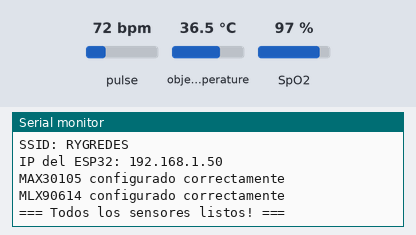
The sketch below on a simulated ESP32. Shown: the last lines printed to the serial monitor. Inputs (shaded band) come from the test bench; at power-on: pulse 72 bpm, object temperature 36.5 °C, SpO2 97 %. WiFi joins after 1.5 s; servers stay silent unless stated; uploads are accepted with an empty reply; the local clock reads 2024-03-15 10:24:30 at power-on unless the sketch sets it.

Above: at 3.8 s.
3.9 s: pulse set to 42 bpm
At 5.7 s:
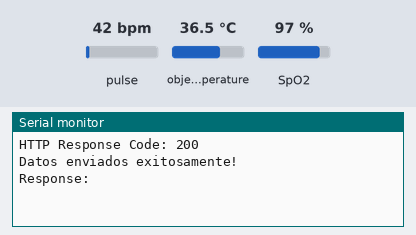
6.1 s: object temperature set to 20 °C
At 7.08 s:
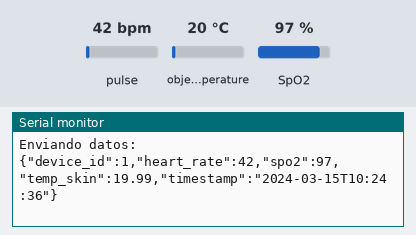
7.6 s: SpO2 set to 80 %
At 9.38 s:
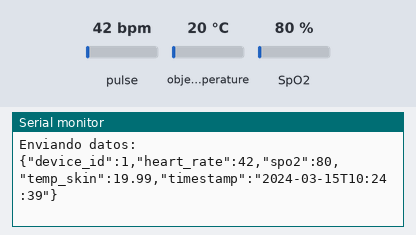

Measured:
- after the input at 3.9 s, the serial monitor: prints a new line after 0.73 s (image 1)
- after the input at 6.1 s, the serial monitor: prints a new line after 0.82 s (image 2)
- after the input at 7.6 s, the serial monitor: prints a new line after 1.6 s (image 3)

The sketch:

esp32.ino
```cpp
#include <WiFi.h>
#include <HTTPClient.h>
#include <Wire.h>
#include "MAX30105.h"
#include "spo2_algorithm.h"
#include "Adafruit_MLX90614.h"
#include <ArduinoJson.h>
#include <time.h>

// ======= WiFi =======
const char* ssidList[] = {
  "RYGREDES",       // 1ra opción
  "RYGREDES PLUS",  // 2da opción
  "TECNOLOGICA"     // 3ra opción
};
const char* passList[] = {
  "erikaleon",
  "erikaleon",
  "tecnologica"
};
const int wifiCount = 3;

// ======= Backend =======
const char* backendUrl = "https://hemis.gartnercodes.com/api/telemetry/receive"; // Back to HTTPS
const int DEVICE_ID = 1;

// ======= Sensores =======
MAX30105 particleSensor;
Adafruit_MLX90614 mlx = Adafruit_MLX90614();

// ======= Buffers para cálculo SpO2 =======
#define BUFFER_SIZE 100
uint32_t irBuffer[BUFFER_SIZE];
uint32_t redBuffer[BUFFER_SIZE];
int32_t bufferLength;
int32_t spo2;
int8_t validSPO2;
int32_t heartRate;
int8_t validHeartRate;

// ======= Timing =======
unsigned long lastSensorRead = 0;
unsigned long lastDataSend = 0;
const unsigned long SENSOR_READ_INTERVAL = 2000; // Read sensors every 2 seconds
const unsigned long DATA_SEND_INTERVAL = 1000;   // Send data every 1 second

void connectWiFi() {
  for (int i = 0; i < wifiCount; i++) {
    Serial.print("Conectando a WiFi: ");
    Serial.println(ssidList[i]);

    WiFi.begin(ssidList[i], passList[i]);
    unsigned long startAttempt = millis();

    while (WiFi.status() != WL_CONNECTED && millis() - startAttempt < 10000) {
      delay(500);
      Serial.print(".");
    }

    if (WiFi.status() == WL_CONNECTED) {
      Serial.println("\nWiFi conectado!");
      Serial.print("SSID: ");
      Serial.println(ssidList[i]);
      Serial.print("IP del ESP32: ");
      Serial.println(WiFi.localIP());

      // Configure time for proper timestamps
      configTime(0, 0, "pool.ntp.org");
      return;
    }

    Serial.println("\nNo se pudo conectar, intentando siguiente...");
  }

  Serial.println("No se pudo conectar a ninguna red WiFi.");
}

String getCurrentTimestamp() {
  struct tm timeinfo;
  if (!getLocalTime(&timeinfo)) {
    // Fallback to millis if time not available
    return String(millis());
  }

  char buffer[30];
  strftime(buffer, sizeof(buffer), "%Y-%m-%dT%H:%M:%S", &timeinfo);
  return String(buffer);
}

bool readSensors() {
  // Only read sensors every SENSOR_READ_INTERVAL
  if (millis() - lastSensorRead < SENSOR_READ_INTERVAL) {
    return false;
  }

  lastSensorRead = millis();

  bufferLength = BUFFER_SIZE;

  // Collect sensor data with proper timing
  for (int i = 0; i < bufferLength; i++) {
    int attempts = 0;
    while (!particleSensor.available() && attempts < 100) {
      particleSensor.check();
      delay(10); // Small delay to prevent overwhelming the sensor
      attempts++;
    }

    if (!particleSensor.available()) {
      Serial.println("Sensor timeout - no data available");
      return false;
    }

    redBuffer[i] = particleSensor.getRed();
    irBuffer[i] = particleSensor.getIR();
    particleSensor.nextSample();
    delay(5); // Small delay between samples
  }

  // Calculate heart rate and SpO2
  maxim_heart_rate_and_oxygen_saturation(
    irBuffer, bufferLength,
    redBuffer,
    &spo2, &validSPO2,
    &heartRate, &validHeartRate
  );

  return true;
}

void sendDataToBackend() {
  if (WiFi.status() != WL_CONNECTED) {
    Serial.println("WiFi desconectado, reconectando...");
    connectWiFi();
    return;
  }

  HTTPClient http;
  http.begin(backendUrl);
  http.addHeader("Content-Type", "application/json");
  http.setTimeout(10000); // 10 second timeout for HTTPS

  // Create JSON payload
  DynamicJsonDocument doc(200);
  doc["device_id"] = DEVICE_ID;
  doc["heart_rate"] = validHeartRate ? heartRate : 0;
  doc["spo2"] = validSPO2 ? spo2 : 0;
  doc["temp_skin"] = mlx.readObjectTempC();
  doc["timestamp"] = getCurrentTimestamp();

  String jsonPayload;
  serializeJson(doc, jsonPayload);

  Serial.println("Enviando datos:");
  Serial.println(jsonPayload);

  // Send with retry logic
  int retryCount = 0;
  int maxRetries = 3;
  int httpResponseCode = -1;

  while (retryCount < maxRetries) {
    httpResponseCode = http.POST(jsonPayload);

    if (httpResponseCode > 0) {
      Serial.print("HTTP Response Code: ");
      Serial.println(httpResponseCode);

      if (httpResponseCode == 200 || httpResponseCode == 201) {
        Serial.println("Datos enviados exitosamente!");
        Serial.println("Response: " + http.getString());
        break;
      } else if (httpResponseCode == 301 || httpResponseCode == 302) {
        Serial.println("Redirección detectada - posible problema de URL");
        Serial.println("Response: " + http.getString());
        break; // Don't retry on redirect
      } else {
        Serial.println("Error en servidor: " + String(httpResponseCode));
        Serial.println("Response: " + http.getString());
        retryCount++;
        if (retryCount < maxRetries) {
          delay(2000); // Wait longer before retry
        }
      }
    } else {
      Serial.print("Error en POST (intento ");
      Serial.print(retryCount + 1);
      Serial.print("): ");
      Serial.println(http.errorToString(httpResponseCode));
      retryCount++;
      if (retryCount < maxRetries) {
        delay(2000); // Wait longer before retry
      }
    }
  }

  http.end();
}

void setup() {
  Serial.begin(115200);
  delay(1000); // Give time for serial to initialize

  Serial.println("=== ESP32 HEMIS Device Starting ===");

  connectWiFi();

  // Initialize I2C
  Wire.begin(21, 22);
  delay(100);

  // Initialize MAX30105
  if (!particleSensor.begin(Wire, I2C_SPEED_STANDARD)) {
    Serial.println("ERROR: MAX30105 no encontrado!");
    while (1) {
      delay(1000);
      Serial.println("Reintentando inicializar MAX30105...");
      if (particleSensor.begin(Wire, I2C_SPEED_STANDARD)) {
        Serial.println("MAX30105 inicializado exitosamente!");
        break;
      }
    }
  }

  particleSensor.setup();
  particleSensor.setPulseAmplitudeRed(0x0A);
  particleSensor.setPulseAmplitudeGreen(0);
  Serial.println("MAX30105 configurado correctamente");

  // Initialize MLX90614
  if (!mlx.begin()) {
    Serial.println("ERROR: MLX90614 no encontrado!");
    while (1) {
      delay(1000);
      Serial.println("Reintentando inicializar MLX90614...");
      if (mlx.begin()) {
        Serial.println("MLX90614 inicializado exitosamente!");
        break;
      }
    }
  }

  Serial.println("MLX90614 configurado correctamente");
  Serial.println("=== Todos los sensores listos! ===");

  // Initialize timing
  lastSensorRead = 0;
  lastDataSend = 0;
}

void loop() {
  unsigned long currentTime = millis();

  // Read sensors periodically
  if (readSensors()) {
    float tempSkin = mlx.readObjectTempC();

    Serial.print("Datos del sensor - HR: ");
    Serial.print(validHeartRate ? heartRate : 0);
    Serial.print(" | SpO2: ");
    Serial.print(validSPO2 ? spo2 : 0);
    Serial.print(" | Temp: ");
    Serial.println(tempSkin);
  }

  // Send data every second
  if (currentTime - lastDataSend >= DATA_SEND_INTERVAL) {
    lastDataSend = currentTime;
    sendDataToBackend();
  }

  // Small delay to prevent overwhelming the system
  delay(100);
}
```
